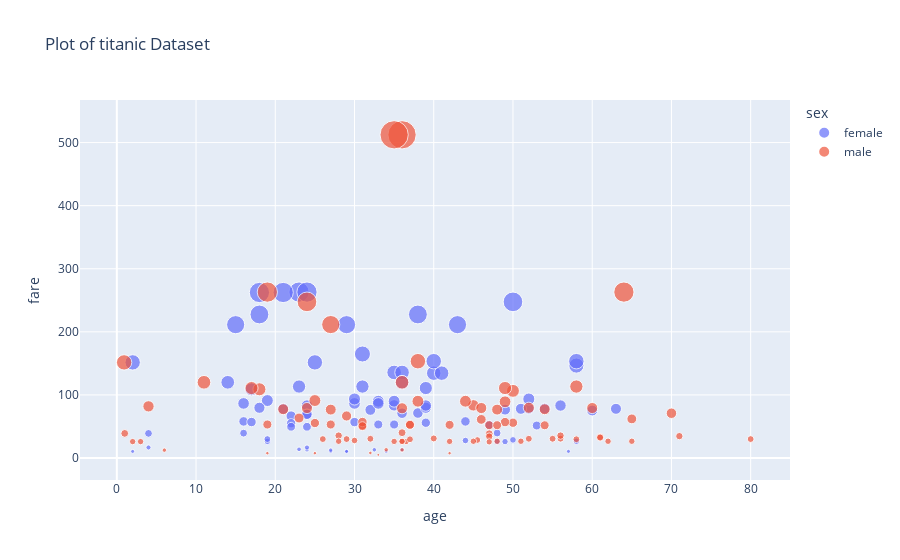

The notebook cell this image was saved under:
### Code cell
# scatter ploat 
df.dropna(inplace=True)
fig =px.scatter(df, x='age', y='fare', color='sex', size='fare',  title="Plot of titanic Dataset ")
fig.show()
# fig.write_image("02_scater.png")
